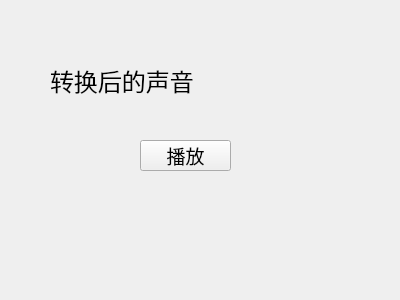
<?xml version="1.0" encoding="UTF-8"?>
<ui version="4.0">
 <class>Result_1</class>
 <widget class="QWidget" name="Result_1">
  <property name="geometry">
   <rect>
    <x>0</x>
    <y>0</y>
    <width>400</width>
    <height>300</height>
   </rect>
  </property>
  <property name="windowTitle">
   <string>播放语音</string>
  </property>
  <widget class="QLabel" name="label">
   <property name="geometry">
    <rect>
     <x>50</x>
     <y>60</y>
     <width>151</width>
     <height>41</height>
    </rect>
   </property>
   <property name="font">
    <font>
     <family>华文新魏</family>
     <pointsize>18</pointsize>
    </font>
   </property>
   <property name="text">
    <string>转换后的声音：</string>
   </property>
  </widget>
  <widget class="QPushButton" name="pushButton">
   <property name="geometry">
    <rect>
     <x>140</x>
     <y>140</y>
     <width>91</width>
     <height>31</height>
    </rect>
   </property>
   <property name="font">
    <font>
     <family>华文新魏</family>
     <pointsize>14</pointsize>
    </font>
   </property>
   <property name="text">
    <string>播放</string>
   </property>
  </widget>
 </widget>
 <resources/>
 <connections/>
</ui>
